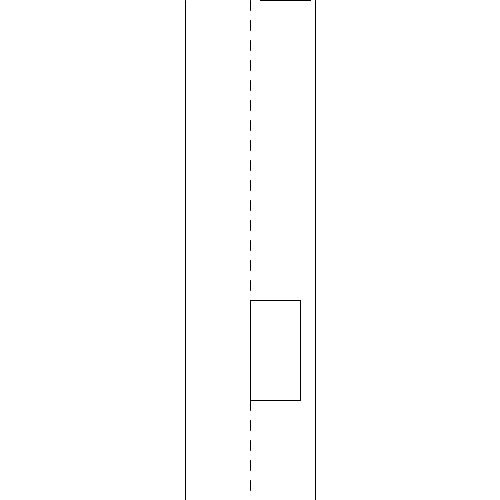
Frame 1 (no input)
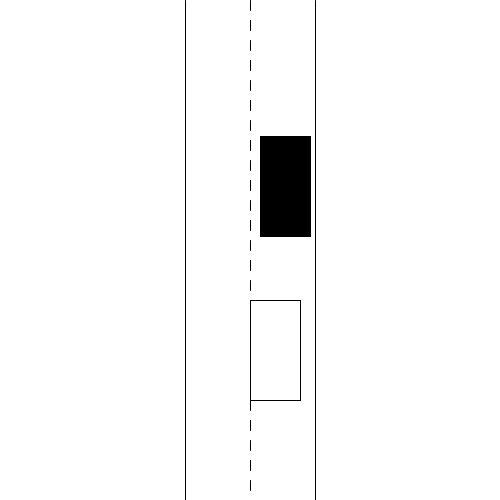
Frame 60 (the mouse pressed at the canvas centre just before this capture)
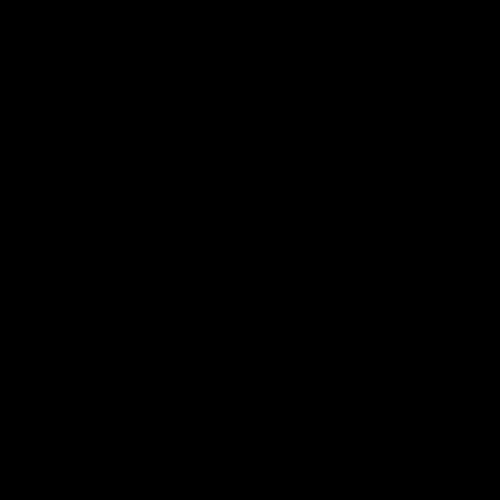
Frame 120 (the mouse held since frame 60 and released just before this capture)

The Processing sketch that drew these frames (run headless with seeded random() and noise(); from frame 60 on, the mouse is pressed at the canvas centre):

// Processing sketch: ws2c_projekt
// ── ws2c_projekt.pde

//Globale Variablen
Car car = new Car();
Driver driver = new Driver();
int leftBorder = 185;
int rightBorder = 315;
int state = 0; //State kann sptäer zwischen 0 und 1 wechseln, 1 heisst "Game Over" (im moment ein schwarzer screen)

void setup() { 
  size(500, 500);
} 

void draw() {
  background(255, 255, 255);
  
  //Aufbau der Strasse
  fill(0);
  line(leftBorder,0,leftBorder,height);
  line(rightBorder,0,rightBorder,height);
  for(int y = 0; y < height; y += 20){
   line(250, y, 250, y+10); 
  }
  
  //Normalbetrieb wenn das Spiel gestartet wird
  if(state == 0){
    car.paint();
    driver.paint();
    if(car.y >= height){
      car = new Car(); //erzeugt ein neues Fahrzeug, wenn das momentane fahrzeug unten angekommen ist
    }
    
    if(driver.didCrash(car)){
      state = 1;
    }
  
    if(keyCode == LEFT){
      driver.steerLeft();
    } else if(keyCode == RIGHT){
      driver.steerRight();
    }
    keyCode = 0; //Setzt den keyCode von LEFT oder RIGHT zurück auf 0
  }
  if(state == 1){
    fill(0);
    rect(0,0,width,height);
    if(keyCode == ENTER){ //Beim schwarzen Screen oder "Game Over" kann man mit ENTER das spiel wieder von neu starten
      car = new Car();
      driver = new Driver();
      state = 0;
    }
  }
}

public class Car {
  int random;
  int x,y;
  int heght, wdth;
  int speed;
  int lane;
  
  public Car(){
    random = (int) random(1,3);
    //Die x position wird hier zufällig angewiesen (linke oder rechte Fahrbahn)
    if(random == 1){
      x = (random+1)*100-10;
    } else {
      x = random*100+60;
    }
    y = -100;
    heght = 100;
    wdth = 50;
    speed = 4;
    lane = random; //lane kann entweder 1 oder 2 sein, 1=linke spur, 2=rechte spur
  }
  
  public void paint(){
    fill(0);
    rect(x,y,wdth,heght);
    y += speed;
  }
  
}

//Driver ist der Spieler und kann diesen Steuern
public class Driver extends Car {
  
  public Driver(){
    super();
    x = 250;
    y = 300;
  }
  
  public void paint(){
    fill(255);
    rect(x,y,wdth,heght);
  }
    
  
  public void steerLeft(){
    if(x >= leftBorder+10){
      x -= 5;
    }
  }
  
  public void steerRight(){
    if(x+wdth <= rightBorder-10){
      x += 5;
    }
  }
  
  public boolean didCrash(Car car){
    if(car.lane == 1){
      if(x <= car.x+wdth && x >= car.x && (y <= car.y+heght && y >= car.y || y+heght >= car.y && y+heght <= car.y+heght)){
        return true;
      }
    }
    if(car.lane == 2){
      if(x+wdth >= car.x && x+wdth <= car.x+wdth && (y <= car.y+heght && y >= car.y || y+heght >= car.y && y+heght <= car.y+heght)){
        return true;
      }
    }
    return false;
  }
}
